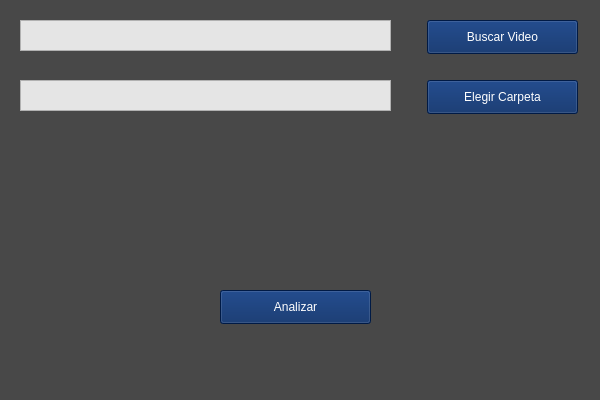
<?xml version="1.0" encoding="UTF-8"?>
<ui version="4.0">
 <class>MainWindow</class>
 <widget class="QMainWindow" name="MainWindow">
  <property name="geometry">
   <rect>
    <x>0</x>
    <y>0</y>
    <width>600</width>
    <height>400</height>
   </rect>
  </property>
  <property name="windowTitle">
   <string>BigEye - Inicio</string>
  </property>
  <property name="styleSheet">
   <string notr="true">background-color: rgb(72, 72, 72);
selection-background-color: rgb(47, 111, 126);</string>
  </property>
  <widget class="QWidget" name="centralwidget">
   <widget class="QPlainTextEdit" name="EntryVideoPath">
    <property name="geometry">
     <rect>
      <x>20</x>
      <y>20</y>
      <width>371</width>
      <height>31</height>
     </rect>
    </property>
    <property name="styleSheet">
     <string notr="true">background-color: rgb(229, 229, 229);</string>
    </property>
    <property name="placeholderText">
     <string comment="Ingrese su video" extracomment="Ingrese su video"/>
    </property>
   </widget>
   <widget class="QPushButton" name="ButtonSearchVideo">
    <property name="geometry">
     <rect>
      <x>427</x>
      <y>20</y>
      <width>151</width>
      <height>34</height>
     </rect>
    </property>
    <property name="styleSheet">
     <string notr="true">background-color: rgb(0, 37, 97);
border-color: rgb(47, 111, 126);
color: rgb(255, 255, 255)</string>
    </property>
    <property name="text">
     <string>Buscar Video</string>
    </property>
   </widget>
   <widget class="QPlainTextEdit" name="EntryResultPath">
    <property name="geometry">
     <rect>
      <x>20</x>
      <y>80</y>
      <width>371</width>
      <height>31</height>
     </rect>
    </property>
    <property name="styleSheet">
     <string notr="true">background-color: rgb(229, 229, 229);</string>
    </property>
    <property name="placeholderText">
     <string comment="¿Donde guardar los resultados?" extracomment="¿Donde guardar los resultados?"/>
    </property>
   </widget>
   <widget class="QPushButton" name="ButtonSetDestinyResults">
    <property name="geometry">
     <rect>
      <x>427</x>
      <y>80</y>
      <width>151</width>
      <height>34</height>
     </rect>
    </property>
    <property name="styleSheet">
     <string notr="true">background-color: rgb(0, 37, 97);
border-color: rgb(47, 111, 126);
color: rgb(255, 255, 255)</string>
    </property>
    <property name="text">
     <string>Elegir Carpeta</string>
    </property>
   </widget>
   <widget class="QPushButton" name="ButtonAnalyze">
    <property name="geometry">
     <rect>
      <x>220</x>
      <y>290</y>
      <width>151</width>
      <height>34</height>
     </rect>
    </property>
    <property name="styleSheet">
     <string notr="true">background-color: rgb(0, 37, 97);
border-color: rgb(47, 111, 126);
color: rgb(255, 255, 255)</string>
    </property>
    <property name="text">
     <string>Analizar</string>
    </property>
   </widget>
  </widget>
 </widget>
 <resources/>
 <connections/>
</ui>
